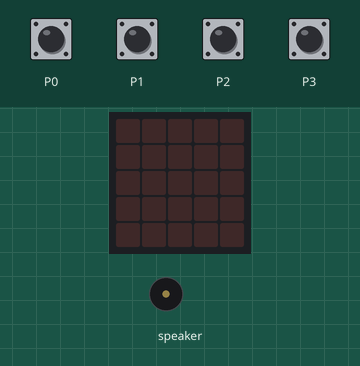
A program run on a simulated Calliope mini (MakeCode). On the bench: the board's 5×5 LED display, buzzer (waves = sounding). The test bench sets the inputs (shaded band).

Above: at 1.2 s.
1.3 s: touch pin P0 pressed for 0.15 s
At 2.4 s:
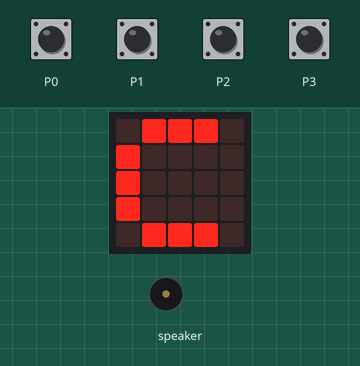
4.1 s: touch pin P1 pressed for 0.15 s
At 4.9 s:
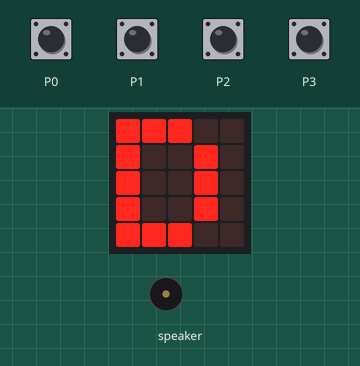
6.9 s: touch pin P2 pressed for 0.15 s
At 8.0 s:
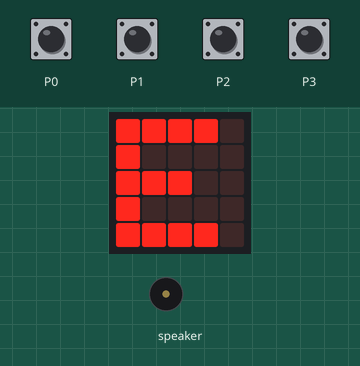
9.7 s: touch pin P3 pressed for 0.15 s
At 10.8 s:
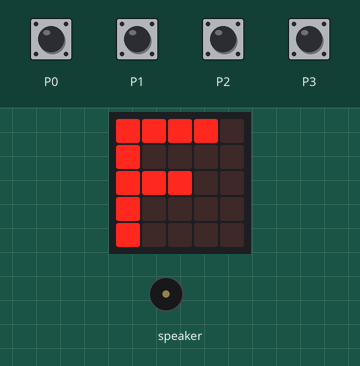
Timing chart, 0 to 12.7 s (numbered marks = the images above; inputs shaded):
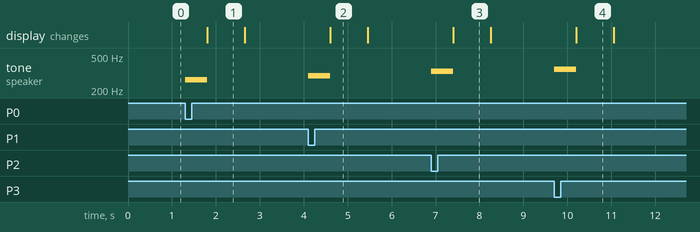

Measured:
- after the input at 1.3 s, tone on speaker: silent → 262 Hz at once, → silent 0.50 s later; the display: changes after 0.51 s (image 1)
- after the input at 4.1 s, tone on speaker: silent → 294 Hz at once, → silent 0.50 s later; the display: changes after 0.51 s (image 2)
- after the input at 6.9 s, tone on speaker: silent → 330 Hz at once, → silent 0.50 s later; the display: changes after 0.51 s (image 3)
- after the input at 9.7 s, tone on speaker: silent → 349 Hz at once, → silent 0.50 s later; the display: changes after 0.51 s (image 4)
- what the display in image 1 shows lasts 0.9 s, from 1.8 s to 2.7 s

The program:

main.ts
```typescript
basic.forever(function () {
    if (input.pinIsPressed(TouchPin.P0)) {
        music.playTone(262, music.beat(BeatFraction.Whole))
        basic.showString("C")
        basic.pause(100)
        basic.showLeds(`
            . . . . .
            . . . . .
            . . . . .
            . . . . .
            . . . . .
            `)
    }
    if (input.pinIsPressed(TouchPin.P1)) {
        music.playTone(294, music.beat(BeatFraction.Whole))
        basic.showString("D")
        basic.pause(100)
        basic.showLeds(`
            . . . . .
            . . . . .
            . . . . .
            . . . . .
            . . . . .
            `)
    }
    if (input.pinIsPressed(TouchPin.P2)) {
        music.playTone(330, music.beat(BeatFraction.Whole))
        basic.showString("E")
        basic.pause(100)
        basic.showLeds(`
            . . . . .
            . . . . .
            . . . . .
            . . . . .
            . . . . .
            `)
    }
    if (input.pinIsPressed(TouchPin.P3)) {
        music.playTone(349, music.beat(BeatFraction.Whole))
        basic.showString("F")
        basic.pause(100)
        basic.showLeds(`
            . . . . .
            . . . . .
            . . . . .
            . . . . .
            . . . . .
            `)
    }
})
```

test.ts
```typescript
// Hier kann man Tests durchführen; diese Datei wird nicht kompiliert, wenn dieses Paket als Erweiterung verwendet wird.
```
